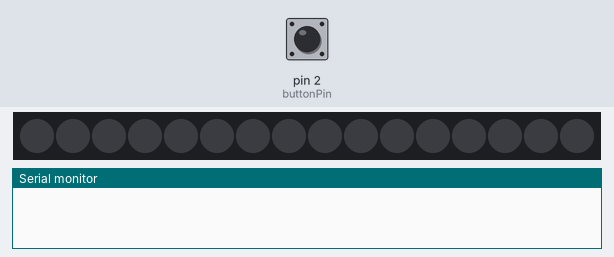
This sketch was run on a simulated Arduino Uno, built with avr-gcc and run on an emulated ATmega328P. Parts: 16 RGB LEDs in strip order, left to right, the last lines printed to the serial monitor. The test bench sets the inputs (shaded band); at power-on: pin 2 (buttonPin) LOW.

Above: at 1.2 s.
1.3 s: pin 2 (buttonPin) pulled HIGH for 0.15 s
2.9 s: pin 2 (buttonPin) pulled HIGH for 1 s
At 4.3 s:
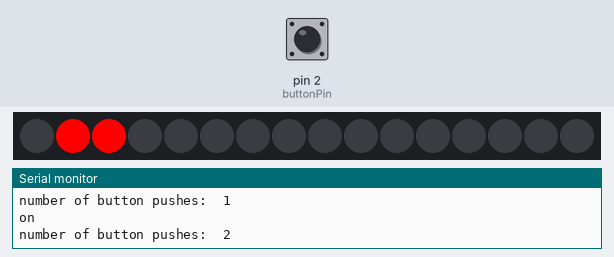
5.4 s: pin 2 (buttonPin) pulled HIGH for 0.15 s
7.0 s: pin 2 (buttonPin) pulled HIGH for 1 s
At 7.4 s:
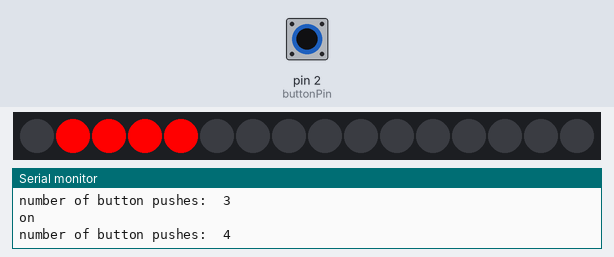
Timing chart, 0 to 10.0 s (numbered marks = the images above; inputs shaded):
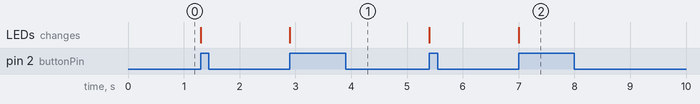

The sketch:

_6_boton_led.ino
```cpp
#include "FastLED.h"

#define NUM_LEDS 16
#define DATA_PIN 4

CRGB leds[NUM_LEDS];

// Definimos constantes
const int  buttonPin = 2;    // definimos el pin2 para el boton
// Variables que cambiaremos:
int buttonPushCounter = 0;   // Contador de numero de veces pulado el boton
int buttonState = 0;         // Estado actual del boton
int lastButtonState = 0;     // estado anterior del boton

void setup() {
  //init de los leds
  FastLED.addLeds<NEOPIXEL, DATA_PIN>(leds, NUM_LEDS);
  // Init del boton:
  pinMode(buttonPin, INPUT);
  //init del puerto serie para ver que ocurre
  Serial.begin(9600);
}


void loop() {
  // Leemos y guardamos el  boton
  buttonState = digitalRead(buttonPin);
  // Comparamos el estado del boton con el estado anterior
  if (buttonState != lastButtonState) {
    // Si es diferente incrementamos el boton
    if (buttonState == HIGH) {
      //buttonPushCounter = buttonPushCounter + 1;
      buttonPushCounter++;
      leds[buttonPushCounter] = CRGB::Red;
      FastLED.show();
      Serial.println("on");
      Serial.print("number of button pushes:  ");
      Serial.println(buttonPushCounter);
    }
  }
  lastButtonState = buttonState;
}
```

Measured:
- after the input at 2.9 s, the LEDs: change at once (image 1)
- after the input at 7.0 s, the LEDs: change at once (image 2)
